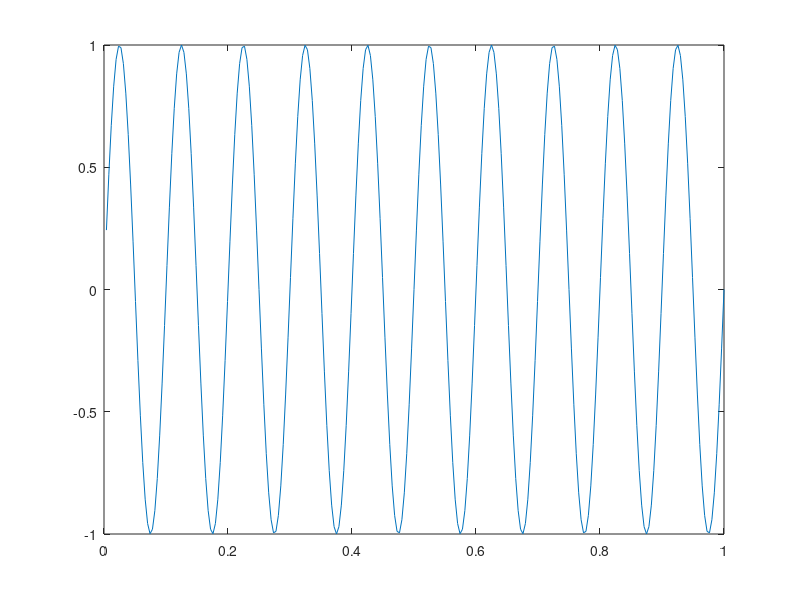
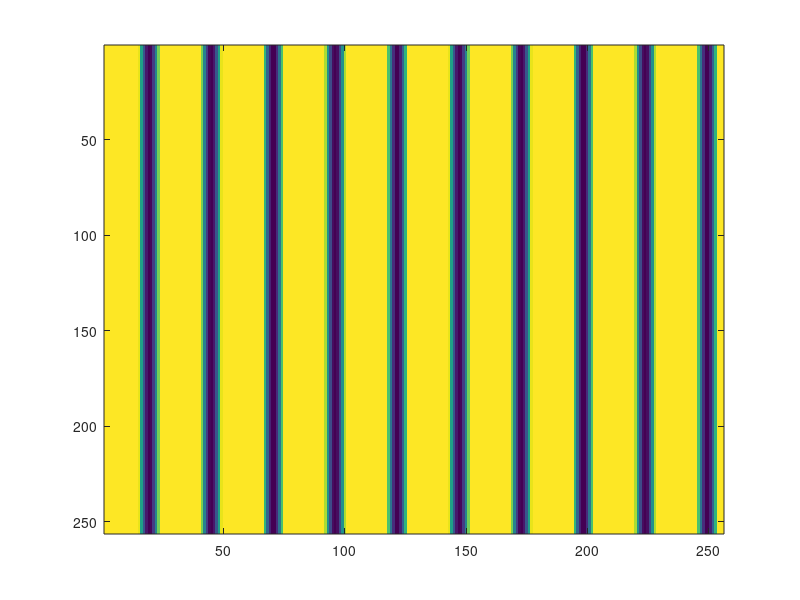

Recreate these plots in MATLAB, in order. (Note: this script raises an error after producing the figures.)
% hw0_1.m
Fs = 256;
t = (1:256)/Fs;
s = sin(2*pi*10*t);
figure(1);
plot(t,s);
w=ones(256,1)*s;
figure(2);
image((w+1)*256/2);
truesize;
colormap(gray(256));
